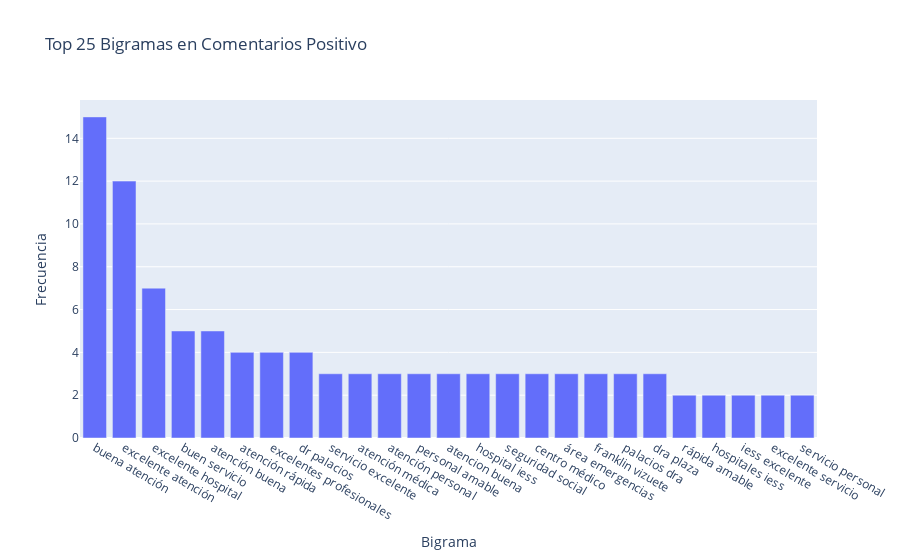

Here is the notebook cell this chart was saved with:
### Code cell
import plotly.express as px
from nltk import FreqDist
from nltk.corpus import stopwords
from nltk.tokenize import word_tokenize
from nltk.util import ngrams
import nltk

# Descargar recursos necesarios de nltk
nltk.download('punkt')
nltk.download('stopwords')

# Cargar el dataset
file_path = 'datosBalanceadosFin.csv'  # Cambia esta ruta si el archivo está en otro lugar
datos = pd.read_csv(file_path)

# Filtrar los comentarios negativos
comentarios_negativos = datos[datos['Sentimiento'] == 'positivo']['Comentarios']

# Definir stopwords en español
stop_words = set(stopwords.words('spanish'))
custom_stopwords = {"y","de", "e", "en", "con", "en", "que","para", "son", "del", "por", "muy", "un", "una", "hay", "al", "es"}
stop_words.update(custom_stopwords)

# Tokenizar y limpiar comentarios
all_tokens = []
for comentario in comentarios_negativos:
    tokens = word_tokenize(comentario.lower())
    tokens = [word for word in tokens if word.isalpha() and word not in stop_words]
    all_tokens.extend(tokens)

# Crear bigramas
bigrams = list(ngrams(all_tokens, 2))

# Calcular frecuencia de bigramas
bigram_freq = FreqDist(bigrams)

# Seleccionar los 20 bigramas más comunes
common_bigrams = bigram_freq.most_common(25)

# Preparar datos para el gráfico
bigram_labels = [' '.join(bigram) for bigram, freq in common_bigrams]
frequencies = [freq for bigram, freq in common_bigrams]

# Crear un DataFrame con los datos de los bigramas
df_bigrams = pd.DataFrame({'Bigram': bigram_labels, 'Frequency': frequencies})

# Crear el gráfico de barras
fig = px.bar(df_bigrams, x='Bigram', y='Frequency',
             labels={'Bigram': 'Bigrama', 'Frequency': 'Frecuencia'},
             title='Top 25 Bigramas en Comentarios Positivo')

# Mostrar el gráfico
fig.show()

### Figure 1 — Plotly figure (JSON) as saved in the notebook; plotly's stock layout.template omitted (floating-point values rounded to 4 significant figures)
{"data": [{"alignmentgroup": "True", "hovertemplate": "Bigrama=%{x}<br>Frecuencia=%{y}<extra></extra>", "legendgroup": "", "marker": {"color": "#636efa", "pattern": {"shape": ""}}, "name": "", "offsetgroup": "", "orientation": "v", "showlegend": false, "textposition": "auto", "type": "bar", "x": ["buena atención", "excelente atención", "excelente hospital", "buen servicio", "atención buena", "atención rápida", "excelentes profesionales", "dr palacios", "servicio excelente", "atención médica", "atención personal", "personal amable", "atencion buena", "hospital iess", "seguridad social", "centro médico", "área emergencias", "franklin vizuete", "palacios dra", "dra plaza", "rápida amable", "hospitales iess", "iess excelente", "excelente servicio", "servicio personal"], "xaxis": "x", "y": [15, 12, 7, 5, 5, 4, 4, 4, 3, 3, 3, 3, 3, 3, 3, 3, 3, 3, 3, 3, 2, 2, 2, 2, 2], "yaxis": "y"}], "layout": {"autosize": true, "barmode": "relative", "legend": {"tracegroupgap": 0}, "title": {"text": "Top 25 Bigramas en Comentarios Positivo"}, "xaxis": {"anchor": "y", "autorange": true, "domain": [0, 1], "range": [-0.5, 24.5], "title": {"text": "Bigrama"}, "type": "category"}, "yaxis": {"anchor": "x", "autorange": true, "domain": [0, 1], "range": [0, 15.79], "title": {"text": "Frecuencia"}, "type": "linear"}}}
